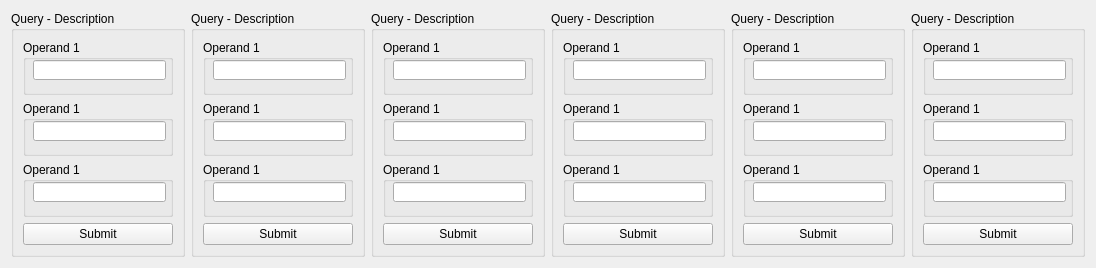
      <widget class="QWidget" name="scrollAreaWidgetContents_2">
       <property name="geometry">
        <rect>
         <x>0</x>
         <y>0</y>
         <width>1068</width>
         <height>261</height>
        </rect>
       </property>
       <layout class="QGridLayout" name="gridLayout_2">
        <item row="0" column="0">
         <widget class="QGroupBox" name="groupBox_30">
          <property name="sizePolicy">
           <sizepolicy hsizetype="Preferred" vsizetype="Preferred">
            <horstretch>0</horstretch>
            <verstretch>0</verstretch>
           </sizepolicy>
          </property>
          <property name="minimumSize">
           <size>
            <width>0</width>
            <height>0</height>
           </size>
          </property>
          <property name="title">
           <string>Query - Description</string>
          </property>
          <property name="flat">
           <bool>false</bool>
          </property>
          <layout class="QVBoxLayout" name="verticalLayout_9">
           <property name="sizeConstraint">
            <enum>QLayout::SetNoConstraint</enum>
           </property>
           <item>
            <widget class="QGroupBox" name="groupBox_31">
             <property name="sizePolicy">
              <sizepolicy hsizetype="Minimum" vsizetype="Fixed">
               <horstretch>0</horstretch>
               <verstretch>0</verstretch>
              </sizepolicy>
             </property>
             <property name="minimumSize">
              <size>
               <width>150</width>
               <height>55</height>
              </size>
             </property>
             <property name="title">
              <string>Operand 1</string>
             </property>
             <widget class="QLineEdit" name="lineEdit_23">
              <property name="geometry">
               <rect>
                <x>10</x>
                <y>20</y>
                <width>133</width>
                <height>20</height>
               </rect>
              </property>
             </widget>
            </widget>
           </item>
           <item>
            <widget class="QGroupBox" name="groupBox_32">
             <property name="sizePolicy">
              <sizepolicy hsizetype="Minimum" vsizetype="Fixed">
               <horstretch>0</horstretch>
               <verstretch>0</verstretch>
              </sizepolicy>
             </property>
             <property name="minimumSize">
              <size>
               <width>150</width>
               <height>55</height>
              </size>
             </property>
             <property name="title">
              <string>Operand 1</string>
             </property>
             <widget class="QLineEdit" name="lineEdit_24">
              <property name="geometry">
               <rect>
                <x>10</x>
                <y>20</y>
                <width>133</width>
                <height>20</height>
               </rect>
              </property>
             </widget>
            </widget>
           </item>
           <item>
            <widget class="QGroupBox" name="groupBox_33">
             <property name="sizePolicy">
              <sizepolicy hsizetype="Minimum" vsizetype="Fixed">
               <horstretch>0</horstretch>
               <verstretch>0</verstretch>
              </sizepolicy>
             </property>
             <property name="minimumSize">
              <size>
               <width>150</width>
               <height>55</height>
              </size>
             </property>
             <property name="title">
              <string>Operand 1</string>
             </property>
             <widget class="QLineEdit" name="lineEdit_25">
              <property name="geometry">
               <rect>
                <x>10</x>
                <y>20</y>
                <width>133</width>
                <height>20</height>
               </rect>
              </property>
             </widget>
            </widget>
           </item>
           <item>
            <widget class="QPushButton" name="pushButton_8">
             <property name="text">
              <string>Submit</string>
             </property>
            </widget>
           </item>
          </layout>
         </widget>
        </item>
        <item row="0" column="1">
         <widget class="QGroupBox" name="groupBox_34">
          <property name="sizePolicy">
           <sizepolicy hsizetype="Preferred" vsizetype="Preferred">
            <horstretch>0</horstretch>
            <verstretch>0</verstretch>
           </sizepolicy>
          </property>
          <property name="minimumSize">
           <size>
            <width>0</width>
            <height>0</height>
           </size>
          </property>
          <property name="title">
           <string>Query - Description</string>
          </property>
          <property name="flat">
           <bool>false</bool>
          </property>
          <layout class="QVBoxLayout" name="verticalLayout_10">
           <property name="sizeConstraint">
            <enum>QLayout::SetNoConstraint</enum>
           </property>
           <item>
            <widget class="QGroupBox" name="groupBox_35">
             <property name="sizePolicy">
              <sizepolicy hsizetype="Minimum" vsizetype="Fixed">
               <horstretch>0</horstretch>
               <verstretch>0</verstretch>
              </sizepolicy>
             </property>
             <property name="minimumSize">
              <size>
               <width>150</width>
               <height>55</height>
              </size>
             </property>
             <property name="title">
              <string>Operand 1</string>
             </property>
             <widget class="QLineEdit" name="lineEdit_26">
              <property name="geometry">
               <rect>
                <x>10</x>
                <y>20</y>
                <width>133</width>
                <height>20</height>
               </rect>
              </property>
             </widget>
            </widget>
           </item>
           <item>
            <widget class="QGroupBox" name="groupBox_36">
             <property name="sizePolicy">
              <sizepolicy hsizetype="Minimum" vsizetype="Fixed">
               <horstretch>0</horstretch>
               <verstretch>0</verstretch>
              </sizepolicy>
             </property>
             <property name="minimumSize">
              <size>
               <width>150</width>
               <height>55</height>
              </size>
             </property>
             <property name="title">
              <string>Operand 1</string>
             </property>
             <widget class="QLineEdit" name="lineEdit_27">
              <property name="geometry">
               <rect>
                <x>10</x>
                <y>20</y>
                <width>133</width>
                <height>20</height>
               </rect>
              </property>
             </widget>
            </widget>
           </item>
           <item>
            <widget class="QGroupBox" name="groupBox_37">
             <property name="sizePolicy">
              <sizepolicy hsizetype="Minimum" vsizetype="Fixed">
               <horstretch>0</horstretch>
               <verstretch>0</verstretch>
              </sizepolicy>
             </property>
             <property name="minimumSize">
              <size>
               <width>150</width>
               <height>55</height>
              </size>
             </property>
             <property name="title">
              <string>Operand 1</string>
             </property>
             <widget class="QLineEdit" name="lineEdit_28">
              <property name="geometry">
               <rect>
                <x>10</x>
                <y>20</y>
                <width>133</width>
                <height>20</height>
               </rect>
              </property>
             </widget>
            </widget>
           </item>
           <item>
            <widget class="QPushButton" name="pushButton_9">
             <property name="text">
              <string>Submit</string>
             </property>
            </widget>
           </item>
          </layout>
         </widget>
        </item>
        <item row="0" column="2">
         <widget class="QGroupBox" name="groupBox_38">
          <property name="sizePolicy">
           <sizepolicy hsizetype="Preferred" vsizetype="Preferred">
            <horstretch>0</horstretch>
            <verstretch>0</verstretch>
           </sizepolicy>
          </property>
          <property name="minimumSize">
           <size>
            <width>0</width>
            <height>0</height>
           </size>
          </property>
          <property name="title">
           <string>Query - Description</string>
          </property>
          <property name="flat">
           <bool>false</bool>
          </property>
          <layout class="QVBoxLayout" name="verticalLayout_11">
           <property name="sizeConstraint">
            <enum>QLayout::SetNoConstraint</enum>
           </property>
           <item>
            <widget class="QGroupBox" name="groupBox_39">
             <property name="sizePolicy">
              <sizepolicy hsizetype="Minimum" vsizetype="Fixed">
               <horstretch>0</horstretch>
               <verstretch>0</verstretch>
              </sizepolicy>
             </property>
             <property name="minimumSize">
              <size>
               <width>150</width>
               <height>55</height>
              </size>
             </property>
             <property name="title">
              <string>Operand 1</string>
             </property>
             <widget class="QLineEdit" name="lineEdit_29">
              <property name="geometry">
               <rect>
                <x>10</x>
                <y>20</y>
                <width>133</width>
                <height>20</height>
               </rect>
              </property>
             </widget>
            </widget>
           </item>
           <item>
            <widget class="QGroupBox" name="groupBox_40">
             <property name="sizePolicy">
              <sizepolicy hsizetype="Minimum" vsizetype="Fixed">
               <horstretch>0</horstretch>
               <verstretch>0</verstretch>
              </sizepolicy>
             </property>
             <property name="minimumSize">
              <size>
               <width>150</width>
               <height>55</height>
              </size>
             </property>
             <property name="title">
              <string>Operand 1</string>
             </property>
             <widget class="QLineEdit" name="lineEdit_30">
              <property name="geometry">
               <rect>
                <x>10</x>
                <y>20</y>
                <width>133</width>
                <height>20</height>
               </rect>
              </property>
             </widget>
            </widget>
           </item>
           <item>
            <widget class="QGroupBox" name="groupBox_41">
             <property name="sizePolicy">
              <sizepolicy hsizetype="Minimum" vsizetype="Fixed">
               <horstretch>0</horstretch>
               <verstretch>0</verstretch>
              </sizepolicy>
             </property>
             <property name="minimumSize">
              <size>
               <width>150</width>
               <height>55</height>
              </size>
             </property>
             <property name="title">
              <string>Operand 1</string>
             </property>
             <widget class="QLineEdit" name="lineEdit_31">
              <property name="geometry">
               <rect>
                <x>10</x>
                <y>20</y>
                <width>133</width>
                <height>20</height>
               </rect>
              </property>
             </widget>
            </widget>
           </item>
           <item>
            <widget class="QPushButton" name="pushButton_10">
             <property name="text">
              <string>Submit</string>
             </property>
            </widget>
           </item>
          </layout>
         </widget>
        </item>
        <item row="0" column="3">
         <widget class="QGroupBox" name="groupBox_42">
          <property name="sizePolicy">
           <sizepolicy hsizetype="Preferred" vsizetype="Preferred">
            <horstretch>0</horstretch>
            <verstretch>0</verstretch>
           </sizepolicy>
          </property>
          <property name="minimumSize">
           <size>
            <width>0</width>
            <height>0</height>
           </size>
          </property>
          <property name="title">
           <string>Query - Description</string>
          </property>
          <property name="flat">
           <bool>false</bool>
          </property>
          <layout class="QVBoxLayout" name="verticalLayout_12">
           <property name="sizeConstraint">
            <enum>QLayout::SetNoConstraint</enum>
           </property>
           <item>
            <widget class="QGroupBox" name="groupBox_43">
             <property name="sizePolicy">
              <sizepolicy hsizetype="Minimum" vsizetype="Fixed">
               <horstretch>0</horstretch>
               <verstretch>0</verstretch>
              </sizepolicy>
             </property>
             <property name="minimumSize">
              <size>
               <width>150</width>
               <height>55</height>
              </size>
             </property>
             <property name="title">
              <string>Operand 1</string>
             </property>
             <widget class="QLineEdit" name="lineEdit_32">
              <property name="geometry">
               <rect>
                <x>10</x>
                <y>20</y>
                <width>133</width>
                <height>20</height>
               </rect>
              </property>
             </widget>
            </widget>
           </item>
           <item>
            <widget class="QGroupBox" name="groupBox_44">
             <property name="sizePolicy">
              <sizepolicy hsizetype="Minimum" vsizetype="Fixed">
               <horstretch>0</horstretch>
               <verstretch>0</verstretch>
              </sizepolicy>
             </property>
             <property name="minimumSize">
              <size>
               <width>150</width>
               <height>55</height>
              </size>
             </property>
             <property name="title">
              <string>Operand 1</string>
             </property>
             <widget class="QLineEdit" name="lineEdit_33">
              <property name="geometry">
               <rect>
                <x>10</x>
                <y>20</y>
                <width>133</width>
                <height>20</height>
               </rect>
              </property>
             </widget>
            </widget>
           </item>
           <item>
            <widget class="QGroupBox" name="groupBox_45">
             <property name="sizePolicy">
              <sizepolicy hsizetype="Minimum" vsizetype="Fixed">
               <horstretch>0</horstretch>
               <verstretch>0</verstretch>
              </sizepolicy>
             </property>
             <property name="minimumSize">
              <size>
               <width>150</width>
               <height>55</height>
              </size>
             </property>
             <property name="title">
              <string>Operand 1</string>
             </property>
             <widget class="QLineEdit" name="lineEdit_34">
              <property name="geometry">
               <rect>
                <x>10</x>
                <y>20</y>
                <width>133</width>
                <height>20</height>
               </rect>
              </property>
             </widget>
            </widget>
           </item>
           <item>
            <widget class="QPushButton" name="pushButton_11">
             <property name="text">
              <string>Submit</string>
             </property>
            </widget>
           </item>
          </layout>
         </widget>
        </item>
        <item row="0" column="5">
         <widget class="QGroupBox" name="groupBox_46">
          <property name="sizePolicy">
           <sizepolicy hsizetype="Preferred" vsizetype="Preferred">
            <horstretch>0</horstretch>
            <verstretch>0</verstretch>
           </sizepolicy>
          </property>
          <property name="minimumSize">
           <size>
            <width>0</width>
            <height>0</height>
           </size>
          </property>
          <property name="title">
           <string>Query - Description</string>
          </property>
          <property name="flat">
           <bool>false</bool>
          </property>
          <layout class="QVBoxLayout" name="verticalLayout_13">
           <property name="sizeConstraint">
            <enum>QLayout::SetNoConstraint</enum>
           </property>
           <item>
            <widget class="QGroupBox" name="groupBox_47">
             <property name="sizePolicy">
              <sizepolicy hsizetype="Minimum" vsizetype="Fixed">
               <horstretch>0</horstretch>
               <verstretch>0</verstretch>
              </sizepolicy>
             </property>
             <property name="minimumSize">
              <size>
               <width>150</width>
               <height>55</height>
              </size>
             </property>
             <property name="title">
              <string>Operand 1</string>
             </property>
             <widget class="QLineEdit" name="lineEdit_35">
              <property name="geometry">
               <rect>
                <x>10</x>
                <y>20</y>
                <width>133</width>
                <height>20</height>
               </rect>
              </property>
             </widget>
            </widget>
           </item>
           <item>
            <widget class="QGroupBox" name="groupBox_48">
             <property name="sizePolicy">
              <sizepolicy hsizetype="Minimum" vsizetype="Fixed">
               <horstretch>0</horstretch>
               <verstretch>0</verstretch>
              </sizepolicy>
             </property>
             <property name="minimumSize">
              <size>
               <width>150</width>
               <height>55</height>
              </size>
             </property>
             <property name="title">
              <string>Operand 1</string>
             </property>
             <widget class="QLineEdit" name="lineEdit_36">
              <property name="geometry">
               <rect>
                <x>10</x>
                <y>20</y>
                <width>133</width>
                <height>20</height>
               </rect>
              </property>
             </widget>
            </widget>
           </item>
           <item>
            <widget class="QGroupBox" name="groupBox_49">
             <property name="sizePolicy">
              <sizepolicy hsizetype="Minimum" vsizetype="Fixed">
               <horstretch>0</horstretch>
               <verstretch>0</verstretch>
              </sizepolicy>
             </property>
             <property name="minimumSize">
              <size>
               <width>150</width>
               <height>55</height>
              </size>
             </property>
             <property name="title">
              <string>Operand 1</string>
             </property>
             <widget class="QLineEdit" name="lineEdit_37">
              <property name="geometry">
               <rect>
                <x>10</x>
                <y>20</y>
                <width>133</width>
                <height>20</height>
               </rect>
              </property>
             </widget>
            </widget>
           </item>
           <item>
            <widget class="QPushButton" name="pushButton_12">
             <property name="text">
              <string>Submit</string>
             </property>
            </widget>
           </item>
          </layout>
         </widget>
        </item>
        <item row="0" column="4">
         <widget class="QGroupBox" name="groupBox_50">
          <property name="sizePolicy">
           <sizepolicy hsizetype="Preferred" vsizetype="Preferred">
            <horstretch>0</horstretch>
            <verstretch>0</verstretch>
           </sizepolicy>
          </property>
          <property name="minimumSize">
           <size>
            <width>0</width>
            <height>0</height>
           </size>
          </property>
          <property name="title">
           <string>Query - Description</string>
          </property>
          <property name="flat">
           <bool>false</bool>
          </property>
          <layout class="QVBoxLayout" name="verticalLayout_14">
           <property name="sizeConstraint">
            <enum>QLayout::SetNoConstraint</enum>
           </property>
           <item>
            <widget class="QGroupBox" name="groupBox_51">
             <property name="sizePolicy">
              <sizepolicy hsizetype="Minimum" vsizetype="Fixed">
               <horstretch>0</horstretch>
               <verstretch>0</verstretch>
              </sizepolicy>
             </property>
             <property name="minimumSize">
              <size>
               <width>150</width>
               <height>55</height>
              </size>
             </property>
             <property name="title">
              <string>Operand 1</string>
             </property>
             <widget class="QLineEdit" name="lineEdit_38">
              <property name="geometry">
               <rect>
                <x>10</x>
                <y>20</y>
                <width>133</width>
                <height>20</height>
               </rect>
              </property>
             </widget>
            </widget>
           </item>
           <item>
            <widget class="QGroupBox" name="groupBox_52">
             <property name="sizePolicy">
              <sizepolicy hsizetype="Minimum" vsizetype="Fixed">
               <horstretch>0</horstretch>
               <verstretch>0</verstretch>
              </sizepolicy>
             </property>
             <property name="minimumSize">
              <size>
               <width>150</width>
               <height>55</height>
              </size>
             </property>
             <property name="title">
              <string>Operand 1</string>
             </property>
             <widget class="QLineEdit" name="lineEdit_39">
              <property name="geometry">
               <rect>
                <x>10</x>
                <y>20</y>
                <width>133</width>
                <height>20</height>
               </rect>
              </property>
             </widget>
            </widget>
           </item>
           <item>
            <widget class="QGroupBox" name="groupBox_53">
             <property name="sizePolicy">
              <sizepolicy hsizetype="Minimum" vsizetype="Fixed">
               <horstretch>0</horstretch>
               <verstretch>0</verstretch>
              </sizepolicy>
             </property>
             <property name="minimumSize">
              <size>
               <width>150</width>
               <height>55</height>
              </size>
             </property>
             <property name="title">
              <string>Operand 1</string>
             </property>
             <widget class="QLineEdit" name="lineEdit_40">
              <property name="geometry">
               <rect>
                <x>10</x>
                <y>20</y>
                <width>133</width>
                <height>20</height>
               </rect>
              </property>
             </widget>
            </widget>
           </item>
           <item>
            <widget class="QPushButton" name="pushButton_13">
             <property name="text">
              <string>Submit</string>
             </property>
            </widget>
           </item>
          </layout>
         </widget>
        </item>
       </layout>
      </widget>
